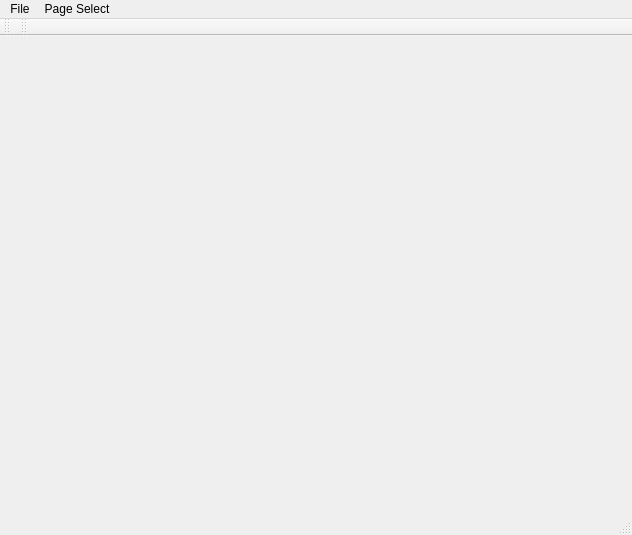
<?xml version="1.0" encoding="UTF-8"?>
<ui version="4.0">
 <class>MainWindow</class>
 <widget class="QMainWindow" name="MainWindow">
  <property name="geometry">
   <rect>
    <x>0</x>
    <y>0</y>
    <width>632</width>
    <height>535</height>
   </rect>
  </property>
  <property name="windowTitle">
   <string>MainWindow</string>
  </property>
  <widget class="QWidget" name="centralWidget"/>
  <widget class="QMenuBar" name="menuBar">
   <property name="geometry">
    <rect>
     <x>0</x>
     <y>0</y>
     <width>632</width>
     <height>22</height>
    </rect>
   </property>
   <widget class="QMenu" name="menuFile">
    <property name="title">
     <string>File</string>
    </property>
    <addaction name="actionNew"/>
    <addaction name="separator"/>
    <addaction name="actionOpen"/>
    <addaction name="separator"/>
    <addaction name="actionSave"/>
    <addaction name="actionSave_As"/>
    <addaction name="separator"/>
    <addaction name="actionPrint"/>
   </widget>
   <widget class="QMenu" name="menuPage_Select">
    <property name="title">
     <string>Page Select</string>
    </property>
    <addaction name="actionCharacter_Information"/>
    <addaction name="actionClass_Select"/>
    <addaction name="actionAlignment_Religion"/>
    <addaction name="actionAbilities"/>
    <addaction name="actionSkills"/>
    <addaction name="actionFeats"/>
    <addaction name="actionEquipment"/>
    <addaction name="actionLanguage"/>
    <addaction name="actionSpells"/>
    <addaction name="actionCharacter_Sheet"/>
   </widget>
   <addaction name="menuFile"/>
   <addaction name="menuPage_Select"/>
  </widget>
  <widget class="QToolBar" name="mainToolBar">
   <attribute name="toolBarArea">
    <enum>TopToolBarArea</enum>
   </attribute>
   <attribute name="toolBarBreak">
    <bool>false</bool>
   </attribute>
  </widget>
  <widget class="QStatusBar" name="statusBar"/>
  <widget class="QToolBar" name="toolBar">
   <property name="windowTitle">
    <string>toolBar</string>
   </property>
   <attribute name="toolBarArea">
    <enum>TopToolBarArea</enum>
   </attribute>
   <attribute name="toolBarBreak">
    <bool>false</bool>
   </attribute>
  </widget>
  <action name="actionOpen">
   <property name="text">
    <string>Open</string>
   </property>
  </action>
  <action name="actionSave">
   <property name="text">
    <string>Save</string>
   </property>
  </action>
  <action name="actionSave_As">
   <property name="text">
    <string>Save As...</string>
   </property>
  </action>
  <action name="actionNew">
   <property name="text">
    <string>New</string>
   </property>
  </action>
  <action name="actionPrint">
   <property name="text">
    <string>Print</string>
   </property>
  </action>
  <action name="actionCharacter_Information">
   <property name="text">
    <string>Character Information</string>
   </property>
  </action>
  <action name="actionClass_Select">
   <property name="text">
    <string>Class Select</string>
   </property>
  </action>
  <action name="actionAlignment_Religion">
   <property name="text">
    <string>Alignment/Religion</string>
   </property>
  </action>
  <action name="actionAbilities">
   <property name="text">
    <string>Abilities</string>
   </property>
  </action>
  <action name="actionSkills">
   <property name="text">
    <string>Skills</string>
   </property>
  </action>
  <action name="actionFeats">
   <property name="text">
    <string>Feats</string>
   </property>
  </action>
  <action name="actionEquipment">
   <property name="text">
    <string>Equipment</string>
   </property>
  </action>
  <action name="actionLanguage">
   <property name="text">
    <string>Language</string>
   </property>
  </action>
  <action name="actionSpells">
   <property name="text">
    <string>Spells</string>
   </property>
  </action>
  <action name="actionCharacter_Sheet">
   <property name="text">
    <string>Character Sheet</string>
   </property>
  </action>
 </widget>
 <layoutdefault spacing="6" margin="11"/>
 <resources/>
 <connections/>
</ui>
